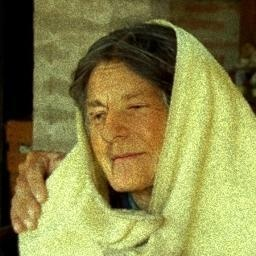
#> input picture tests/web_benchmark/fake/fake_1.jpg, 256 x 256 px
$ python -i face_crop.py   (imports and definitions only)
#> lines starting #> are read from the running program, lines starting #| are printed output that depends on the picture
"""
face_crop.py
------------
Face detection, bounding-box margin expansion, and standardized cropping.

Design rationale for academic viva:
1. Deepfake manipulation artifacts (blending seams, boundary color shifts, warp shears)
   cluster along the facial perimeter, hairline, and jawline. An expansive margin (+20%)
   ensures these critical boundary zones are captured rather than cropped out.
2. In academic evaluation, guessing a label on an image without a detectable face leads to
   invalid forensic conclusions. Therefore, we explicitly raise NoFaceDetectedError.
3. Cropping to a standardized 112x112 resolution balances fine architectural detail with
   computationally lightweight from-scratch model training on CPU/Kaggle/Colab.
"""

from typing import Tuple, Optional, Dict, Any
import cv2
import numpy as np


class NoFaceDetectedError(Exception):
    """Raised when no human face can be detected with sufficient confidence."""
    pass


class FaceDetector:
    """
    Robust Face Detector leveraging Haar cascades with fallback multi-scale parameters.
    Fully self-contained: relies solely on OpenCV, requiring no external weights.
    """
    def __init__(self, target_size: int = 112, margin_factor: float = 0.20):
        self.target_size = target_size
        self.margin_factor = margin_factor

        # Load frontal face Haar cascade from OpenCV distribution
        cascade_path = cv2.data.haarcascades + "haarcascade_frontalface_default.xml"
        self.face_cascade = cv2.CascadeClassifier(cascade_path)
        if self.face_cascade.empty():
            raise RuntimeError(f"Failed to load Haar Cascade from: {cascade_path}")

        # Auxiliary eye cascade for landmark / eye proxy detection
        eye_cascade_path = cv2.data.haarcascades + "haarcascade_eye.xml"
        self.eye_cascade = cv2.CascadeClassifier(eye_cascade_path)

    def detect_faces(self, img_rgb: np.ndarray) -> np.ndarray:
        """
        Detects faces in RGB image, returning bounding boxes [x, y, w, h].
        """
        gray = cv2.cvtColor(img_rgb, cv2.COLOR_RGB2GRAY)

        # Multi-scale detection: coarse to fine
        faces = self.face_cascade.detectMultiScale(
            gray,
            scaleFactor=1.1,
            minNeighbors=4,
            minSize=(32, 32),
            flags=cv2.CASCADE_SCALE_IMAGE
        )

        # If no face found, retry with slightly more permissive parameters
        if len(faces) == 0:
            faces = self.face_cascade.detectMultiScale(
                gray,
                scaleFactor=1.05,
                minNeighbors=3,
                minSize=(24, 24)
            )

        return faces

    def extract_face(
        self,
        img_rgb: np.ndarray,
        allow_fallback_center_crop: bool = False
    ) -> Tuple[np.ndarray, Dict[str, Any]]:
        """
        Detects the largest face, applies margin expansion, crops and resizes to target_size.

        Returns:
            face_crop (np.ndarray): RGB uint8 array [target_size, target_size, 3]
            metadata (dict): Bounding box coordinates, face count, detection confidence flag
        """
        h, w = img_rgb.shape[:2]
        faces = self.detect_faces(img_rgb)

        if len(faces) == 0:
            if allow_fallback_center_crop:
                # Square center crop as fallback when explicitly permitted (e.g. pre-aligned datasets)
                side = min(h, w)
                y1 = (h - side) // 2
                x1 = (w - side) // 2
                crop = img_rgb[y1:y1 + side, x1:x1 + side]
                resized = cv2.resize(crop, (self.target_size, self.target_size), interpolation=cv2.INTER_AREA)
                return resized, {
                    "face_detected": False,
                    "bbox": [x1, y1, side, side],
                    "total_faces": 0,
                    "is_fallback_crop": True
                }
            raise NoFaceDetectedError(
                "No human face detected in the image. Deepfake forensic analysis requires a visible face."
            )

        # Select largest face by area (w * h)
        largest_face = max(faces, key=lambda b: b[2] * b[3])
        fx, fy, fw, fh = largest_face

        # Apply margin expansion to include blending boundary and hairline
        mx = int(fw * self.margin_factor)
        my = int(fh * self.margin_factor)

        x1 = max(0, fx - mx)
        y1 = max(0, fy - my)
        x2 = min(w, fx + fw + mx)
        y2 = min(h, fy + fh + my)

        face_crop = img_rgb[y1:y2, x1:x2]
        if face_crop.size == 0:
            raise NoFaceDetectedError("Cropped face area is empty.")

        # Standardize resolution
        face_resized = cv2.resize(
            face_crop,
            (self.target_size, self.target_size),
            interpolation=cv2.INTER_AREA
        )

        metadata = {
            "face_detected": True,
            "bbox": [int(x1), int(y1), int(x2 - x1), int(y2 - y1)],
            "total_faces": int(len(faces)),
            "is_fallback_crop": False
        }

        return face_resized, metadata

    def extract_mouth_region(self, face_crop: np.ndarray, mouth_size: int = 64) -> np.ndarray:
        """
        Extracts the lower-third region of the face crop (anatomical location of mouth/jaw).
        Used for localized facial-artifact inspection.
        """
        h, w = face_crop.shape[:2]
        # Lower 35% of the face contains the mouth and chin
        y_start = int(h * 0.65)
        x_start = int(w * 0.20)
        x_end = int(w * 0.80)

        mouth_roi = face_crop[y_start:h, x_start:x_end]
        if mouth_roi.size == 0:
            mouth_roi = face_crop[y_start:h, :]

        mouth_resized = cv2.resize(mouth_roi, (mouth_size, mouth_size), interpolation=cv2.INTER_AREA)
        return mouth_resized

>>> import cv2
>>> picture = cv2.cvtColor(cv2.imread('../../tests/web_benchmark/fake/fake_1.jpg'), cv2.COLOR_BGR2RGB)
>>> result = FaceDetector().extract_face(picture)
#> in detect_faces, `gray = cv2.cvtColor(img_rgb, cv2.COLOR_RGB2GRAY)`:
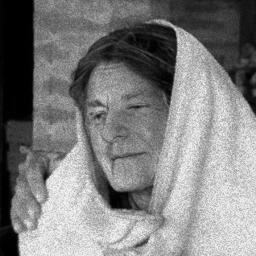
#> gray: shape (256, 256); min 0, max 246, mean 127
#> in detect_faces, `faces = self.face_cascade.detectMultiScale( gray, scaleFactor=1.1, min..`: faces = [[20, 90, 74, 74], [65, 71, 110, 110]]
#> in extract_face, `largest_face = max(faces, key=lambda b: b[2] * b[3])`: largest_face = [65, 71, 110, 110]
#> in extract_face, `fx, fy, fw, fh = largest_face`: fx = 65; fy = 71; fw = 110
#> in extract_face, `mx = int(fw * self.margin_factor)`: mx = 22
#> in extract_face, `x1 = max(0, fx - mx)`: x1 = 43
#> in extract_face, `y1 = max(0, fy - my)`: y1 = 49
#> in extract_face, `x2 = min(w, fx + fw + mx)`: x2 = 197
#> in extract_face, `y2 = min(h, fy + fh + my)`: y2 = 203
#> in extract_face, `face_crop = img_rgb[y1:y2, x1:x2]`:
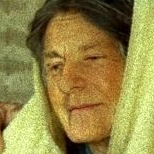
#> face_crop: shape (154, 154, 3); mean R, G, B 148.6, 135, 70.5
#> in extract_face, `face_resized = cv2.resize( face_crop, (self.target_size, self.target_s..`:
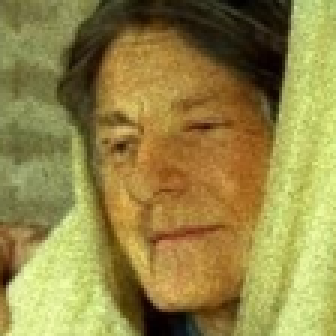
#> face_resized: shape (112, 112, 3) (shown 3 times larger); mean R, G, B 148.6, 135, 70.5
#> in extract_face, `metadata = { "face_detected": True, "bbox": [int(x1), int(y1), int(x2 ..`: metadata = {'face_detected': True, 'bbox': [43, 49, 154, 154], 'total_faces': 2, 'is_fallback_crop': False}

$ run again, on tests/web_benchmark/fake/fake_2.jpg
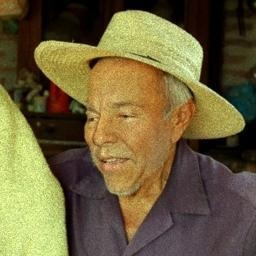
#> input picture tests/web_benchmark/fake/fake_2.jpg, 256 x 256 px
#> in detect_faces, `gray = cv2.cvtColor(img_rgb, cv2.COLOR_RGB2GRAY)`:
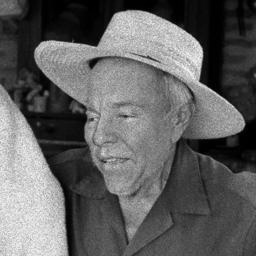
#> gray: shape (256, 256); min 0, max 248, mean 96.5
#> in detect_faces, `faces = self.face_cascade.detectMultiScale( gray, scaleFactor=1.1, min..`: faces = [[92, 145, 42, 42], [93, 173, 62, 62]]
#> largest_face = [93, 173, 62, 62]
#> fx = 93; fy = 173; fw = 62
#> mx = 12
#> x1 = 81
#> y1 = 161
#> x2 = 167
#> y2 = 247
#> in extract_face, `face_crop = img_rgb[y1:y2, x1:x2]`:
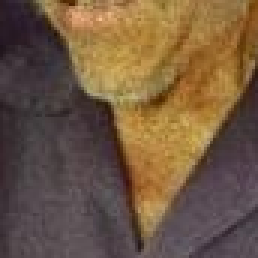
#> face_crop: shape (86, 86, 3) (shown 3 times larger); mean R, G, B 112.9, 88.8, 65.6
#> metadata = {'face_detected': True, 'bbox': [81, 161, 86, 86], 'total_faces': 2, 'is_fallback_crop': False}

$ run again, on tests/web_benchmark/fake/fake_3.jpg
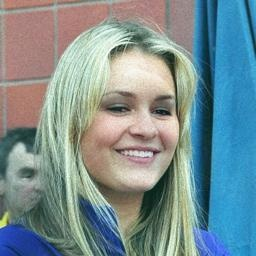
#> input picture tests/web_benchmark/fake/fake_3.jpg, 256 x 256 px
#> in detect_faces, `gray = cv2.cvtColor(img_rgb, cv2.COLOR_RGB2GRAY)`:
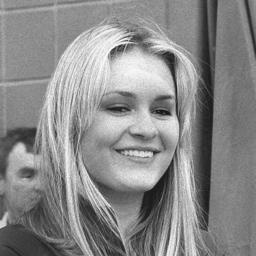
#> gray: shape (256, 256); min 16, max 253, mean 137.5
#> in detect_faces, `faces = self.face_cascade.detectMultiScale( gray, scaleFactor=1.1, min..`: faces = [[6, 151, 64, 64], [81, 60, 124, 124]]
#> largest_face = [81, 60, 124, 124]
#> fx = 81; fy = 60; fw = 124
#> mx = 24
#> x1 = 57
#> y1 = 36
#> x2 = 229
#> y2 = 208
#> in extract_face, `face_resized = cv2.resize( face_crop, (self.target_size, self.target_s..`:
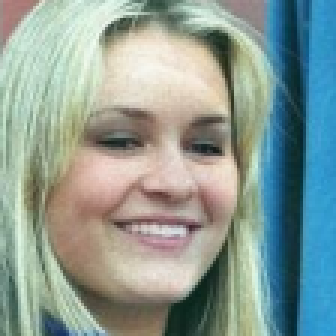
#> face_resized: shape (112, 112, 3) (shown 3 times larger); mean R, G, B 138.9, 155.9, 149.2
#> metadata = {'face_detected': True, 'bbox': [57, 36, 172, 172], 'total_faces': 2, 'is_fallback_crop': False}
